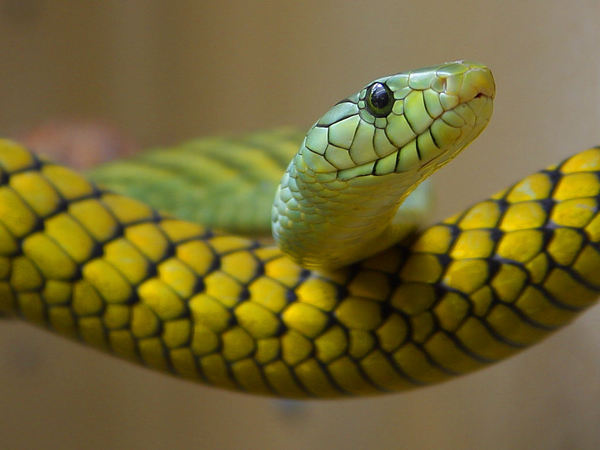
#> input picture images/snake.png, 600 x 450 px
$ python plot_dithering_concept_figures.py
#> lines starting #> are read from the running program, lines starting #| are printed output that depends on the picture
#!/usr/bin/env python3
# SPDX-License-Identifier: MIT
"""Generate the dithering concept figures.

Use Matplotlib 3.10, NumPy and Pillow.  Run without arguments to regenerate
the figures under docs/concepts/dithering/figures, or with --check to verify
that the committed files are current.  Every figure is computed here from
first principles; no libsixel output is involved, so the figures illustrate
the methods rather than measure an implementation.
"""

from __future__ import annotations

import argparse
import html
import io
import json
from pathlib import Path

import matplotlib

matplotlib.use('Agg')
import matplotlib.pyplot as plt  # noqa: E402
import numpy as np  # noqa: E402
from PIL import Image  # noqa: E402

ROOT = Path(__file__).resolve().parents[1]
OUT = ROOT / 'docs/concepts/dithering/figures'
INK = '#183247'
MUTED = '#4c6070'
GRID = '#d9e1e7'
ACCENT = '#c0392b'
BLUE = '#2f5fb3'
NS = 'http://www.w3.org/2000/svg'
RC = {'svg.fonttype': 'none', 'svg.hashsalt': 'libsixel-dithering-concepts',
      'font.family': 'sans-serif', 'font.sans-serif': ['DejaVu Sans', 'Arial'],
      'font.size': 13, 'axes.edgecolor': MUTED, 'axes.labelcolor': INK,
      'xtick.color': MUTED, 'ytick.color': MUTED, 'axes.titlesize': 13,
      'axes.titlecolor': INK}
SEED = 20261006


def svg_text(x, y, value, size=16, color=INK, weight=400, anchor='start'):
    return (f'<text x="{x:g}" y="{y:g}" font-size="{size}" fill="{color}" '
            f'font-weight="{weight}" text-anchor="{anchor}">'
            f'{html.escape(value)}</text>')


def svg_document(width, height, title, description, body):
    return (f'<svg xmlns="{NS}" width="{width}" height="{height}" '
            f'viewBox="0 0 {width} {height}" role="img" '
            'aria-labelledby="title desc" font-family="Arial, sans-serif">\n'
            f'<title id="title">{html.escape(title)}</title>\n'
            f'<desc id="desc">{html.escape(description)}</desc>\n'
            f'<rect x="0" y="0" width="{width}" height="{height}" fill="#ffffff"/>\n'
            + '\n'.join(body) + '\n</svg>\n')


def mpl_svg(fig):
    buffer = io.StringIO()
    fig.savefig(buffer, format='svg', metadata={'Date': None, 'Creator': None},
                bbox_inches='tight', pad_inches=0.15, facecolor='white')
    plt.close(fig)
    return buffer.getvalue()


def bare(ax):
    ax.set_xticks([])
    ax.set_yticks([])
    for spine in ax.spines.values():
        spine.set_visible(False)


# --------------------------------------------------------------------------
# Dithering methods on a gray image in [0, 1], producing levels 0 and 1


def nearest(image, levels=2):
    return np.round(image * (levels - 1)) / (levels - 1)


def random_dither(image):
    rng = np.random.default_rng(SEED)
    return (image > rng.random(image.shape)).astype(float)


def bayer_matrix(order):
    matrix = np.array([[0, 2], [3, 1]])
    while matrix.shape[0] < order:
        matrix = np.block([[4 * matrix, 4 * matrix + 2], [4 * matrix + 3, 4 * matrix + 1]])
    return matrix


def ordered_dither(image, order=8):
    matrix = bayer_matrix(order)
    threshold = (matrix + 0.5) / matrix.size
    height, width = image.shape
    tiled = np.tile(threshold, (height // order + 1, width // order + 1))[:height, :width]
    return (image > tiled).astype(float)


def error_diffusion(image, levels=2):
    work = image.astype(float).copy()
    out = np.zeros_like(work)
    height, width = work.shape
    for y in range(height):
        for x in range(width):
            old = work[y, x]
            new = np.round(np.clip(old, 0, 1) * (levels - 1)) / (levels - 1)
            out[y, x] = new
            error = old - new
            if x + 1 < width:
                work[y, x + 1] += error * 7 / 16
            if y + 1 < height:
                if x > 0:
                    work[y + 1, x - 1] += error * 3 / 16
                work[y + 1, x] += error * 5 / 16
                if x + 1 < width:
                    work[y + 1, x + 1] += error * 1 / 16
    return out


def void_and_cluster(size=128, sigma=1.5):
    """Blue-noise threshold array by Ulichney's void-and-cluster method."""
    rng = np.random.default_rng(SEED)
    freq = np.fft.fftfreq(size)
    fx, fy = np.meshgrid(freq, freq)
    kernel = np.exp(-2 * (np.pi * sigma) ** 2 * (fx ** 2 + fy ** 2))

    def energy(pattern):
        return np.real(np.fft.ifft2(np.fft.fft2(pattern) * kernel))

    pattern = np.zeros((size, size), bool)
    initial = size * size // 10
    pattern.flat[rng.choice(size * size, initial, replace=False)] = True
    # Phase 0: move points from the tightest cluster to the largest void.
    for _ in range(size * size):
        field = energy(pattern)
        cluster = np.argmax(np.where(pattern, field, -np.inf))
        pattern.flat[cluster] = False
        field = energy(pattern)
        void = np.argmin(np.where(pattern, np.inf, field))
        if void == cluster:
            pattern.flat[cluster] = True
            break
        pattern.flat[void] = True
    ranks = np.zeros(size * size, int)
    prototype = pattern.copy()
    # Phase 1: remove points from tightest clusters, ranking downward.
    work = prototype.copy()
    for rank in range(initial - 1, -1, -1):
        field = energy(work)
        cluster = np.argmax(np.where(work, field, -np.inf))
        work.flat[cluster] = False
        ranks[cluster] = rank
    # Phases 2 and 3: add points to the largest voids, ranking upward.
    work = prototype.copy()
    for rank in range(initial, size * size):
        field = energy(work)
        void = np.argmin(np.where(work, np.inf, field))
        work.flat[void] = True
        ranks[void] = rank
    return ranks.reshape(size, size)


BLUE_NOISE = None


def blue_noise_dither(image):
    global BLUE_NOISE
    if BLUE_NOISE is None:
        BLUE_NOISE = void_and_cluster()
    size = BLUE_NOISE.shape[0]
    threshold = (BLUE_NOISE + 0.5) / BLUE_NOISE.size
    height, width = image.shape
    tiled = np.tile(threshold, (height // size + 1, width // size + 1))[:height, :width]
    return (image > tiled).astype(float)


def gaussian_blur(image, sigma):
    radius = int(3 * sigma)
    kernel = np.exp(-0.5 * (np.arange(-radius, radius + 1) / sigma) ** 2)
    kernel /= kernel.sum()
    padded = np.pad(image, radius, mode='reflect')
    rows = np.apply_along_axis(lambda r: np.convolve(r, kernel, mode='valid'), 1, padded)
    return np.apply_along_axis(lambda c: np.convolve(c, kernel, mode='valid'), 0, rows)


METHODS = (('Random (white noise)', random_dither),
           ('Ordered (Bayer 8 × 8)', ordered_dither),
           ('Error diffusion (Floyd–Steinberg)', error_diffusion),
           ('Blue-noise mask (void-and-cluster)', blue_noise_dither))


# --------------------------------------------------------------------------
# Figures


def posterization():
    ramp = np.tile(np.linspace(0, 1, 320), (40, 1))
    source = Image.open(ROOT / 'images/snake.png').convert('RGB')
#> source is the input picture: PIL image 600x450 RGB; mean R, G, B 116.3, 104.2, 50.8
    source = source.resize((240, 180), Image.Resampling.LANCZOS)
#> source: PIL image 240x180 RGB
    palette = source.quantize(colors=8, method=Image.Quantize.MEDIANCUT)
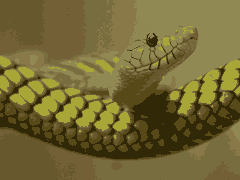
#> palette: PIL image 240x180 P; mean R, G, B 115, 103.7, 51.6
    flat = source.quantize(palette=palette, dither=Image.Dither.NONE).convert('RGB')
    dithered = source.quantize(palette=palette,
                               dither=Image.Dither.FLOYDSTEINBERG).convert('RGB')
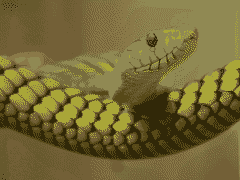
#> dithered: PIL image 240x180 RGB; mean R, G, B 117.1, 104.9, 53.1
    with plt.rc_context(RC):
        fig = plt.figure(figsize=(7.2, 4.6))
        grid = fig.add_gridspec(4, 3, height_ratios=[1, 1, 1, 4.2], hspace=0.55,
                                wspace=0.05)
        rows = (('Original gradient', ramp),
                ('Nearest of 4 grays: visible steps', nearest(ramp, 4)),
                ('Error diffusion to the same 4 grays', error_diffusion(ramp, 4)))
        for index, (label, image) in enumerate(rows):
            ax = fig.add_subplot(grid[index, :])
            ax.imshow(image, cmap='gray', vmin=0, vmax=1, interpolation='none',
                      aspect='auto')
            ax.set_title(label, fontsize=11, loc='left')
            bare(ax)
            for spine in ax.spines.values():
                spine.set_visible(True)
                spine.set_color(GRID)
        for column, (label, image) in enumerate((('Original', source),
                                                 ('8 colors, nearest', flat),
                                                 ('8 colors, error diffusion', dithered))):
            ax = fig.add_subplot(grid[3, column])
            ax.imshow(image, interpolation='none')
            ax.set_title(label, fontsize=11)
            bare(ax)
#> this loop made 3 passes
#> label on passes 1 to 3: 'Original', '8 colors, nearest', '8 colors, error diffusion'
        return mpl_svg(fig)
#> in mpl_svg, `fig.savefig(buffer, format='svg', metadata={'Date': None, 'Creator': N..`:
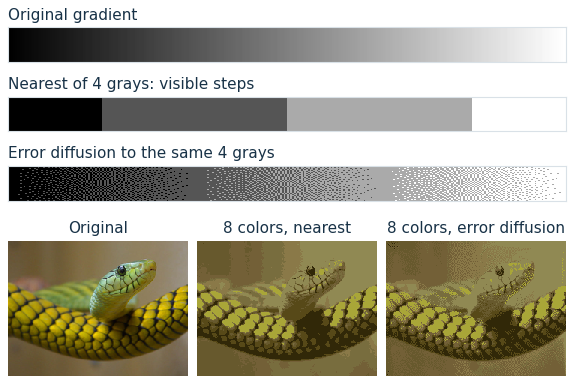
#> figure drawn by matplotlib, 6 panels


def methods_comparison():
    ramp = np.tile(np.linspace(0, 1, 192), (40, 1))
    with plt.rc_context(RC):
        fig, axes = plt.subplots(len(METHODS), 2, figsize=(7.2, 5.0),
                                 gridspec_kw={'hspace': 0.7, 'wspace': 0.06})
        for row, (label, method) in enumerate(METHODS):
            pattern = method(ramp)
            for column, image in enumerate((pattern, gaussian_blur(pattern, 2.0))):
                ax = axes[row][column]
                ax.imshow(image, cmap='gray', vmin=0, vmax=1, interpolation='none',
                          aspect='auto')
                bare(ax)
            axes[row][0].set_title(label, fontsize=11, loc='left')
        axes[0][0].text(0.5, 1.75, 'Up close', transform=axes[0][0].transAxes,
                        ha='center', fontsize=13, fontweight='bold', color=INK)
        axes[0][1].text(0.5, 1.75, 'From a distance (blurred)',
                        transform=axes[0][1].transAxes, ha='center', fontsize=13,
                        fontweight='bold', color=INK)
        return mpl_svg(fig)
#> in mpl_svg (call 2), `fig.savefig(buffer, format='svg', metadata={'Date': None, 'Creator': N..`:
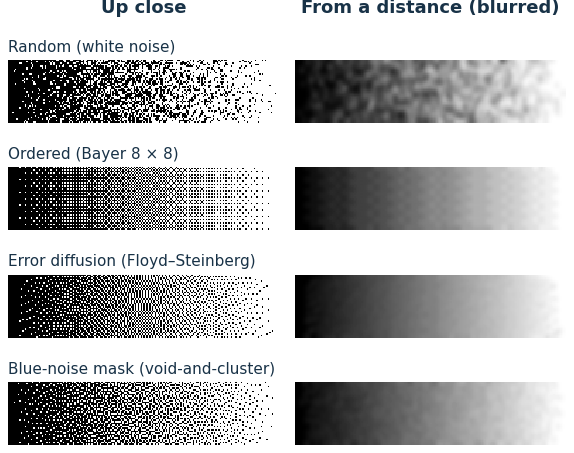
#> figure drawn by matplotlib, 8 panels


def radial_profile(power):
    size = power.shape[0]
    freq = np.fft.fftshift(np.fft.fftfreq(size))
    fx, fy = np.meshgrid(freq, freq)
    radius = np.hypot(fx, fy)
    bins = np.linspace(0, 0.5, 33)
    centers = (bins[:-1] + bins[1:]) / 2
    values = [power[(radius >= lo) & (radius < hi)].mean() for lo, hi in zip(bins[:-1], bins[1:])]
    return centers, np.array(values)


def spectra():
    size = 128
    gray = np.full((size, size), 0.3)
    colors = ('#7f8c8d', '#d08a00', ACCENT, BLUE)
    with plt.rc_context(RC):
        fig = plt.figure(figsize=(7.2, 5.4))
        grid = fig.add_gridspec(2, 4, height_ratios=[1, 1.15], hspace=0.45, wspace=0.08)
        curve_ax = fig.add_subplot(grid[1, :])
        for index, ((label, method), color) in enumerate(zip(METHODS, colors)):
            pattern = method(gray)
            centered = pattern - pattern.mean()
            power = np.abs(np.fft.fftshift(np.fft.fft2(centered))) ** 2 / centered.size
            # Widen isolated spectral lines so that single-bin peaks stay visible.
            shown = power.copy()
            for dy in (-1, 0, 1):
                for dx in (-1, 0, 1):
                    shown = np.maximum(shown, np.roll(np.roll(power, dy, 0), dx, 1))
            ax = fig.add_subplot(grid[0, index])
            ax.imshow(np.log10(shown + 1e-3), cmap='magma', interpolation='none',
                      vmin=-3, vmax=1.5)
            ax.set_title(label.split(' (')[0], fontsize=11)
            bare(ax)
            centers, profile = radial_profile(power)
            curve_ax.semilogy(centers, profile + 1e-4, color=color, lw=2.2, label=label)
        curve_ax.set_xlim(0, 0.5)
        curve_ax.set_ylim(1e-4, 10)
        curve_ax.set_yticks([1e-4, 1e-2, 1])
        curve_ax.set_yticklabels(['0.0001', '0.01', '1'])
        curve_ax.minorticks_off()
        curve_ax.set_xlabel('Spatial frequency (cycles per pixel): coarse → fine')
        curve_ax.set_ylabel('Noise power (log scale)')
        curve_ax.set_title('Where each method puts its error', fontsize=13,
                           fontweight='bold')
        curve_ax.grid(color=GRID, lw=0.8)
        curve_ax.legend(loc='upper center', bbox_to_anchor=(0.5, -0.22), ncol=2,
                        fontsize=10.5, frameon=False)
        fig.text(0.5, 0.97, 'Spectra of a flat 30% gray dithered to black and white',
                 ha='center', fontsize=13, fontweight='bold', color=INK)
        return mpl_svg(fig)
#> in mpl_svg (call 3), `fig.savefig(buffer, format='svg', metadata={'Date': None, 'Creator': N..`:
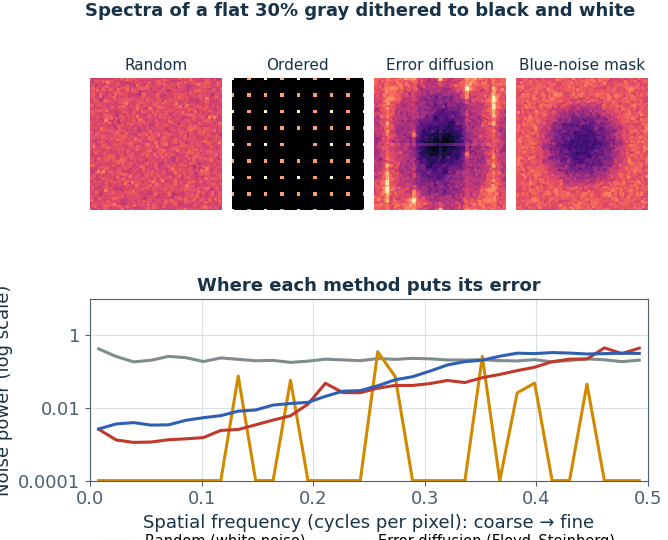
#> figure drawn by matplotlib, 5 panels; panel 1: curve peaks at x = 0.00781, y = 0.423; panel 1: curve peaks at x = 0.258, y = 0.353; panel 1: curve peaks at x = 0.461, y = 0.453


def bayer_figure():
    matrix = bayer_matrix(4)
    gray = 0.4
    width, height = 720, 270
    body = []
    cell = 40
    x0, y0 = 60, 50
    body.append(svg_text(x0 + 2 * cell, 32, 'Threshold matrix', 16, INK, 700, 'middle'))
    for y in range(4):
        for x in range(4):
            value = int(matrix[y, x])
            shade = int(round((value + 0.5) / 16 * 255))
            fill = '#%02x%02x%02x' % (shade, shade, shade)
            text_color = '#ffffff' if shade < 128 else INK
            body.append(f'<rect x="{x0 + x * cell}" y="{y0 + y * cell}" width="{cell}" '
                        f'height="{cell}" fill="{fill}" stroke="#ffffff"/>')
            body.append(svg_text(x0 + x * cell + cell / 2, y0 + y * cell + 26, str(value),
                                 15, text_color, 700, 'middle'))
    body.append(svg_text(x0 + 2 * cell, y0 + 4 * cell + 26, 'threshold = (v + 0.5) / 16',
                         13, MUTED, 400, 'middle'))
    # Input gray and output pattern
    x1 = 285
    body.append(svg_text(x1 + 2 * cell, 32, f'Input gray {gray:.1f}', 16, INK, 700, 'middle'))
    shade = int(round(gray * 255))
    body.append(f'<rect x="{x1}" y="{y0}" width="{4 * cell}" height="{4 * cell}" '
                f'fill="#{shade:02x}{shade:02x}{shade:02x}"/>')
    x2 = 510
    body.append(svg_text(x2 + 2 * cell, 32, 'Output tile', 16, INK, 700, 'middle'))
    body.append(svg_text(x2 + 2 * cell, y0 + 4 * cell + 26, 'white where gray > threshold',
                         13, MUTED, 400, 'middle'))
    threshold = (matrix + 0.5) / 16
    for y in range(4):
        for x in range(4):
            fill = '#ffffff' if gray > threshold[y, x] else '#000000'
            body.append(f'<rect x="{x2 + x * cell}" y="{y0 + y * cell}" width="{cell}" '
                        f'height="{cell}" fill="{fill}" stroke="{MUTED}" stroke-width="0.5"/>')
    for xa, xb in ((x0 + 4 * cell + 12, x1 - 12), (x1 + 4 * cell + 12, x2 - 12)):
        body.append(f'<path d="M {xa} {y0 + 2 * cell} L {xb} {y0 + 2 * cell}" '
                    f'stroke="{MUTED}" stroke-width="2.5"/>')
        body.append(f'<path d="M {xb - 8} {y0 + 2 * cell - 6} L {xb} {y0 + 2 * cell} '
                    f'L {xb - 8} {y0 + 2 * cell + 6}" fill="none" stroke="{MUTED}" '
                    'stroke-width="2.5"/>')
    white = int((gray > threshold).sum())
    body.append(svg_text(width / 2, 258, f'{white} of 16 cells are white: the tile '
                         f'averages {white / 16:.3f}, close to the input {gray:.1f}.',
                         14, MUTED, 400, 'middle'))
    return svg_document(width, height, 'Ordered dither',
                        'A four by four Bayer threshold matrix, a uniform input gray of '
                        '0.4, and the resulting black and white tile in which six of '
                        'sixteen cells are white.', body)


def kernel_figure():
    width, height = 720, 250
    cell = 64
    x0, y0 = 220, 50
    body = []
    labels = {(0, 0): ('done', '#e9eef2'), (1, 0): ('done', '#e9eef2'),
              (2, 0): ('done', '#e9eef2'), (0, 1): ('done', '#e9eef2'),
              (1, 1): ('current', '#f4d6d2'), (2, 1): ('7/16', '#ffffff'),
              (0, 2): ('3/16', '#ffffff'), (1, 2): ('5/16', '#ffffff'),
              (2, 2): ('1/16', '#ffffff')}
    for (x, y), (label, fill) in labels.items():
        body.append(f'<rect x="{x0 + x * cell}" y="{y0 + y * cell - 40}" width="{cell}" '
                    f'height="{cell}" fill="{fill}" stroke="{MUTED}"/>')
        color = ACCENT if label == 'current' else (MUTED if label == 'done' else INK)
        weight = 700 if '/' in label or label == 'current' else 400
        body.append(svg_text(x0 + x * cell + cell / 2, y0 + y * cell - 40 + 38, label,
                             15, color, weight, 'middle'))
    body.append(f'<path d="M 40 {y0 + 1 * cell - 8} L 180 {y0 + 1 * cell - 8}" '
                f'stroke="{MUTED}" stroke-width="2.5"/>')
    body.append(f'<path d="M 172 {y0 + cell - 14} L 180 {y0 + cell - 8} L 172 '
                f'{y0 + cell - 2}" fill="none" stroke="{MUTED}" stroke-width="2.5"/>')
    body.append(svg_text(40, y0 + cell - 18, 'scan order', 14, MUTED))
    notes = ('1. Choose the nearest palette color',
             '   for the current pixel.',
             '2. Error = wanted − chosen.',
             '3. Add the error, split by these',
             '   weights, to pixels not yet drawn.')
    for index, line in enumerate(notes):
        body.append(svg_text(445, 40 + index * 26, line, 15, INK))
    body.append(svg_text(width / 2, 238, 'The weights sum to 1, so the average tone of '
                         'each neighborhood is preserved.', 14, MUTED, 400, 'middle'))
    return svg_document(width, height, 'Floyd-Steinberg error diffusion',
                        'A three by three neighborhood. Pixels above and to the left are '
                        'done. The current pixel passes its quantization error to the '
                        'right neighbor with weight 7/16 and to the three pixels below '
                        'with weights 3/16, 5/16 and 1/16.', body)


def linear_averaging():
    size = 96
    checker = (np.indices((size, size)).sum(axis=0) % 2).astype(float)
    with plt.rc_context(RC):
        fig, axes = plt.subplots(1, 3, figsize=(7.2, 2.7), gridspec_kw={'wspace': 0.08})
        panels = (('sRGB 128\n(half the code value)', np.full((size, size), 128 / 255)),
                  ('Black and white\ncheckerboard', checker),
                  ('sRGB 188\n(half the light)', np.full((size, size), 188 / 255)))
        for ax, (label, image) in zip(axes, panels):
            ax.imshow(image, cmap='gray', vmin=0, vmax=1, interpolation='none')
            ax.set_title(label, fontsize=11)
            bare(ax)
        return mpl_svg(fig)
#> in mpl_svg (call 4), `fig.savefig(buffer, format='svg', metadata={'Date': None, 'Creator': N..`:
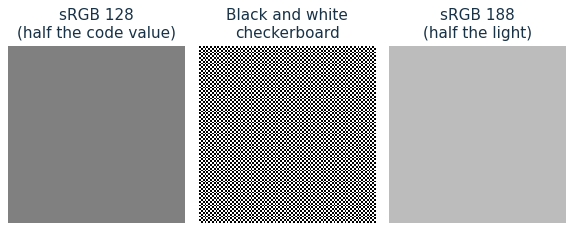
#> figure drawn by matplotlib, 3 panels


FIGURES = {
    'posterization.svg': posterization,
    'methods-comparison.svg': methods_comparison,
    'spectra.svg': spectra,
    'ordered-dither.svg': bayer_figure,
    'error-diffusion-kernel.svg': kernel_figure,
    'linear-averaging.svg': linear_averaging,
}


def main():
    parser = argparse.ArgumentParser(description=__doc__)
    parser.add_argument('--check', action='store_true')
    args = parser.parse_args()
    assets = {name: draw() for name, draw in FIGURES.items()}
    assets['figures.json'] = json.dumps({
        'generator': 'tools/plot_dithering_concept_figures.py',
        'plot_dependency': 'matplotlib 3.10, numpy, Pillow',
        'seed': SEED,
        'methods': {
            'random': 'uniform random threshold per pixel',
            'ordered': 'recursive Bayer threshold matrix, thresholds (v + 0.5) / n',
            'error_diffusion': 'Floyd-Steinberg weights 7/16, 3/16, 5/16, 1/16, raster scan',
            'blue_noise': 'void-and-cluster rank array, 128 x 128, Gaussian sigma 1.5',
        },
        'posterization_palette': 'Pillow median cut, 8 colors, images/snake.png',
        'figures': sorted(FIGURES),
    }, indent=2) + '\n'
    if not args.check:
        OUT.mkdir(parents=True, exist_ok=True)
    for name, content in assets.items():
        path = OUT / name
        if args.check:
            if not path.exists() or path.read_text() != content:
                raise SystemExit(f'Stale figure: {path}')
        else:
            path.write_text(content)
    print(f'{"Verified" if args.check else "Generated"} {len(assets)} assets')


if __name__ == '__main__':
    main()
